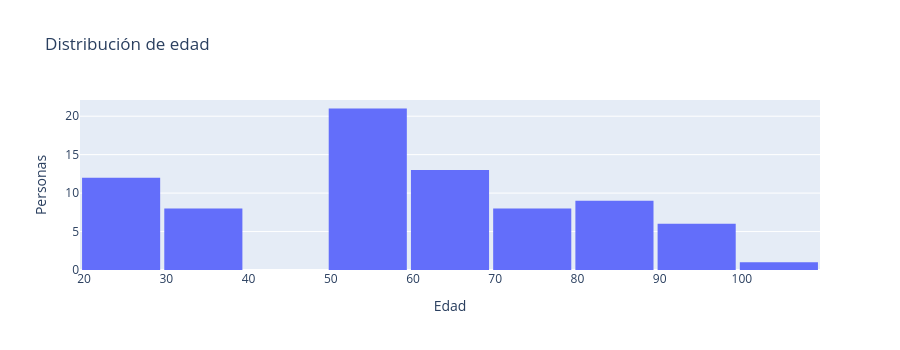
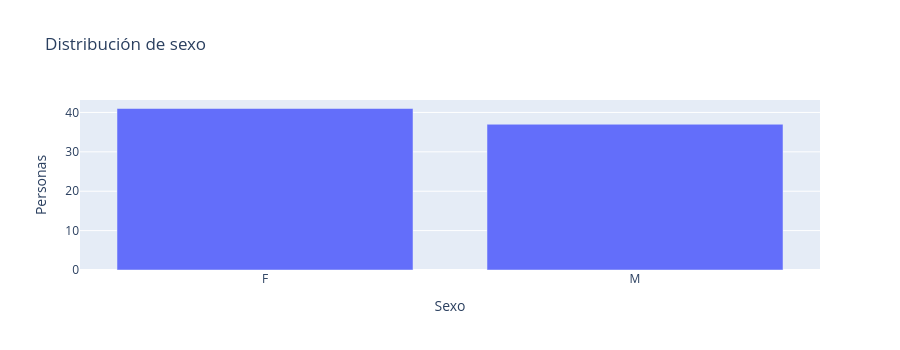

These figures' notebook cell, in order:
### Markdown cell above
## 3.1 Sujetos: edad y sexo

Cada sujeto aparece hasta dos veces en `subjects` (una por noche), por lo que se toma una sola fila por
sujeto antes de describir su edad y sexo.

### Code cell
personas = subjects.drop_duplicates("subject")
print(f"Personas: {len(personas)} | {personas['sex'].value_counts().to_dict()} | "
      f"edad {personas['age'].min()}-{personas['age'].max()} años (media {personas['age'].mean():.0f})")

px.histogram(personas, x="age", nbins=15, title="Distribución de edad", labels={"age": "Edad"}
             ).update_layout(height=350, yaxis_title="Personas", bargap=0.05).show()

px.bar(personas["sex"].value_counts().rename_axis("Sexo").reset_index(name="Personas"),
       x="Sexo", y="Personas", title="Distribución de sexo").update_layout(height=350).show()

### Figure 1 — Plotly figure (JSON) as saved in the notebook; plotly's stock layout.template omitted (floating-point values rounded to 4 significant figures)
{"data": [{"alignmentgroup": "True", "bingroup": "x", "hovertemplate": "Edad=%{x}<br>count=%{y}<extra></extra>", "legendgroup": "", "marker": {"color": "#636efa", "pattern": {"shape": ""}}, "name": "", "nbinsx": 15, "offsetgroup": "", "orientation": "v", "showlegend": false, "type": "histogram", "x": [33, 33, 26, 26, 34, 28, 31, 30, 25, 25, 26, 26, 26, 27, 27, 31, 32, 31, 28, 28, 51, 51, 56, 50, 54, 56, 51, 54, 56, 51, 50, 54, 57, 60, 54, 57, 51, 52, 51, 67, 66, 69, 73, 74, 66, 66, 73, 67, 67, 71, 70, 69, 67, 73, 71, 72, 66, 67, 67, 89, 101, 95, 91, 85, 88, 88, 87, 89, 88, 88, 97, 92, 96, 90, 85, 54, 57, 56], "xaxis": "x", "yaxis": "y"}], "layout": {"bargap": 0.05, "barmode": "relative", "height": 350, "legend": {"tracegroupgap": 0}, "title": {"text": "Distribución de edad"}, "xaxis": {"anchor": "y", "domain": [0.0, 1.0], "title": {"text": "Edad"}}, "yaxis": {"anchor": "x", "domain": [0.0, 1.0], "title": {"text": "Personas"}}}}

### Figure 2 — Plotly figure (JSON) as saved in the notebook; plotly's stock layout.template omitted (floating-point values rounded to 4 significant figures)
{"data": [{"alignmentgroup": "True", "hovertemplate": "Sexo=%{x}<br>Personas=%{y}<extra></extra>", "legendgroup": "", "marker": {"color": "#636efa", "pattern": {"shape": ""}}, "name": "", "offsetgroup": "", "orientation": "v", "showlegend": false, "textposition": "auto", "type": "bar", "x": ["F", "M"], "xaxis": "x", "y": [41, 37], "yaxis": "y"}], "layout": {"barmode": "relative", "height": 350, "legend": {"tracegroupgap": 0}, "title": {"text": "Distribución de sexo"}, "xaxis": {"anchor": "y", "domain": [0.0, 1.0], "title": {"text": "Sexo"}}, "yaxis": {"anchor": "x", "domain": [0.0, 1.0], "title": {"text": "Personas"}}}}
